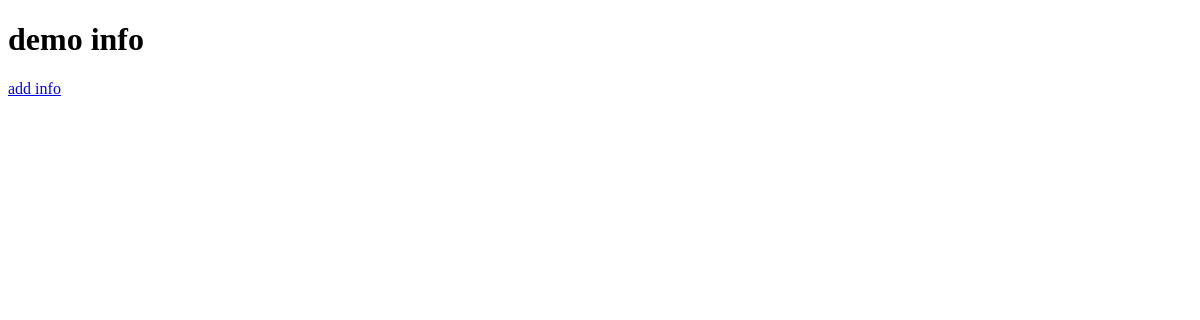
Page /demo/ on the earlier database version.
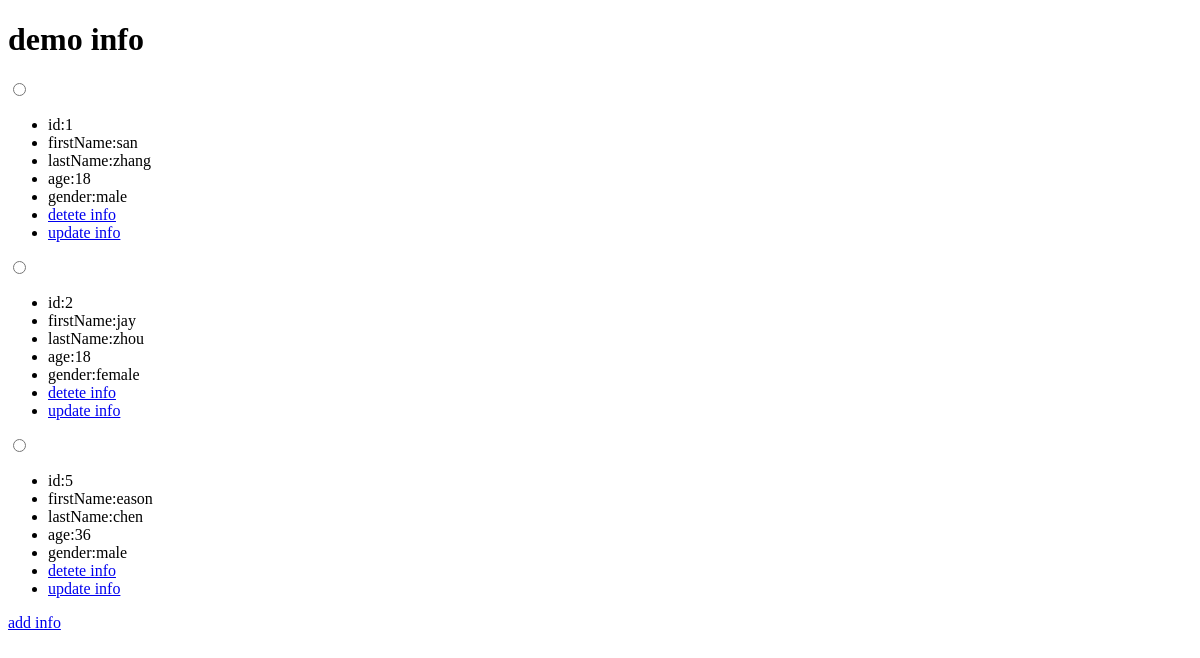
Same page on the later database version.
### demo/models.py (models this page shows)
class DemoModel(models.Model):
    id=AutoField(primary_key=True)
    first_name=CharField(max_length=100)
    last_name=CharField(max_length=100)
    age=IntegerField(default=0)
    gender=CharField(default="male",null=False, max_length=20)
    create_time = DateTimeField(auto_now_add=True)
    create_user = CharField(max_length=100)
    update_time = DateTimeField(auto_now=True)
    update_user = CharField(max_length=100)
    is_deleted = IntegerField(default=0)

### demo/views.py (the view)
# urls.py: path("",views.index, name="demo"),
def index(request):
    demos = DemoModel.objects.filter(is_deleted=0).values()
    return render(request, "demo/demo.html", {"demos": demos})

### demo/templates/demo/demo.html (shortened to what this page needs)
<!DOCTYPE html>
<html lang="en">
<head>
</head>
<body>
   {% include "demo/info.html" %}
</body>
</html>

### demo/templates/demo/info.html
 <h1>demo info</h1>
{% for x in demos %}
    <input type="radio" name="info">
    <ul id="info{{ x.id }}">
        <li>id:{{ x.id }}</li>
        <li>firstName:{{ x.first_name }}</li>
        <li>lastName:{{ x.last_name }}</li>
        <li>age:{{ x.age }}</li>
        <li>gender:{{ x.gender }}</li>
        <li><a href="{% url "demo:deteteinfo" x.id %}">detete info</a></li>
        <li><a href="{% url "demo:updateinfo" x.id %}">update info</a></li>
    </ul>
{% endfor %}
<a href="{% url "demo:addinfo" %}">add info</a>

Differences in the rows shown:
added DemoModel: id "1", first_name "san", last_name "zhang", age "18", gender "male"
added DemoModel: id "2", first_name "jay", last_name "zhou", age "18", gender "female"
added DemoModel: id "5", first_name "eason", last_name "chen", age "36", gender "male"
